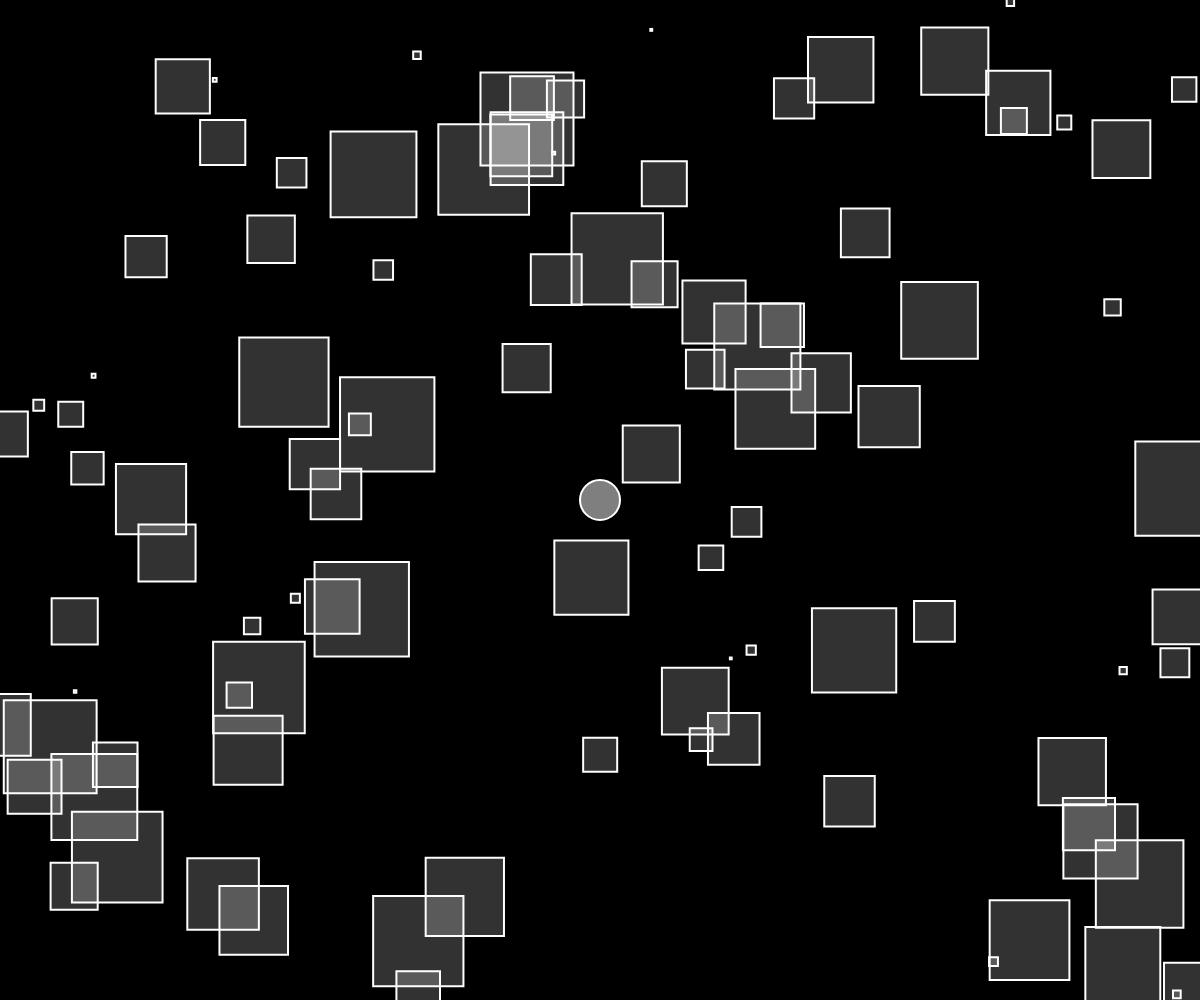
Frame 1 (no input)
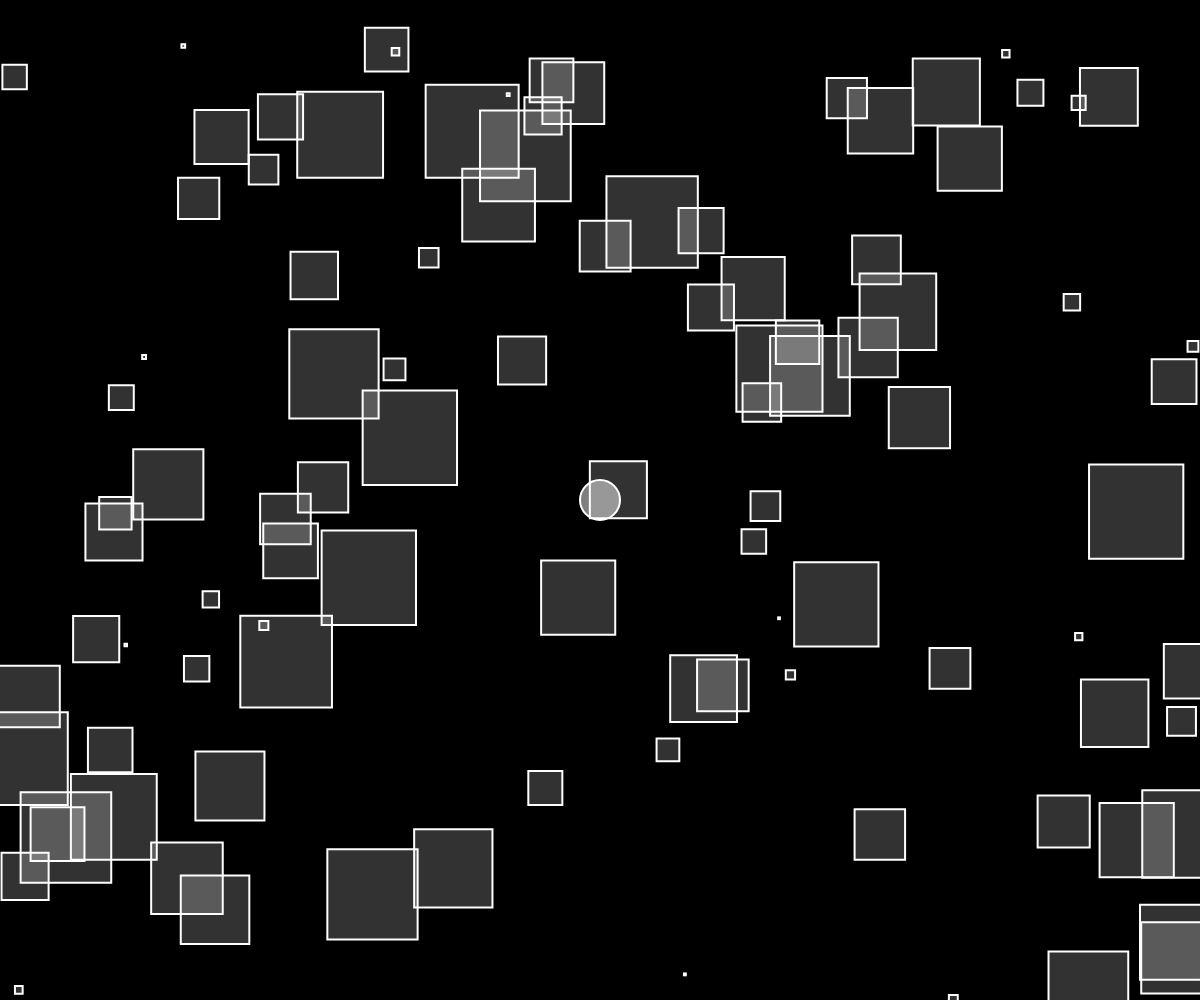
Frame 60 (no input)
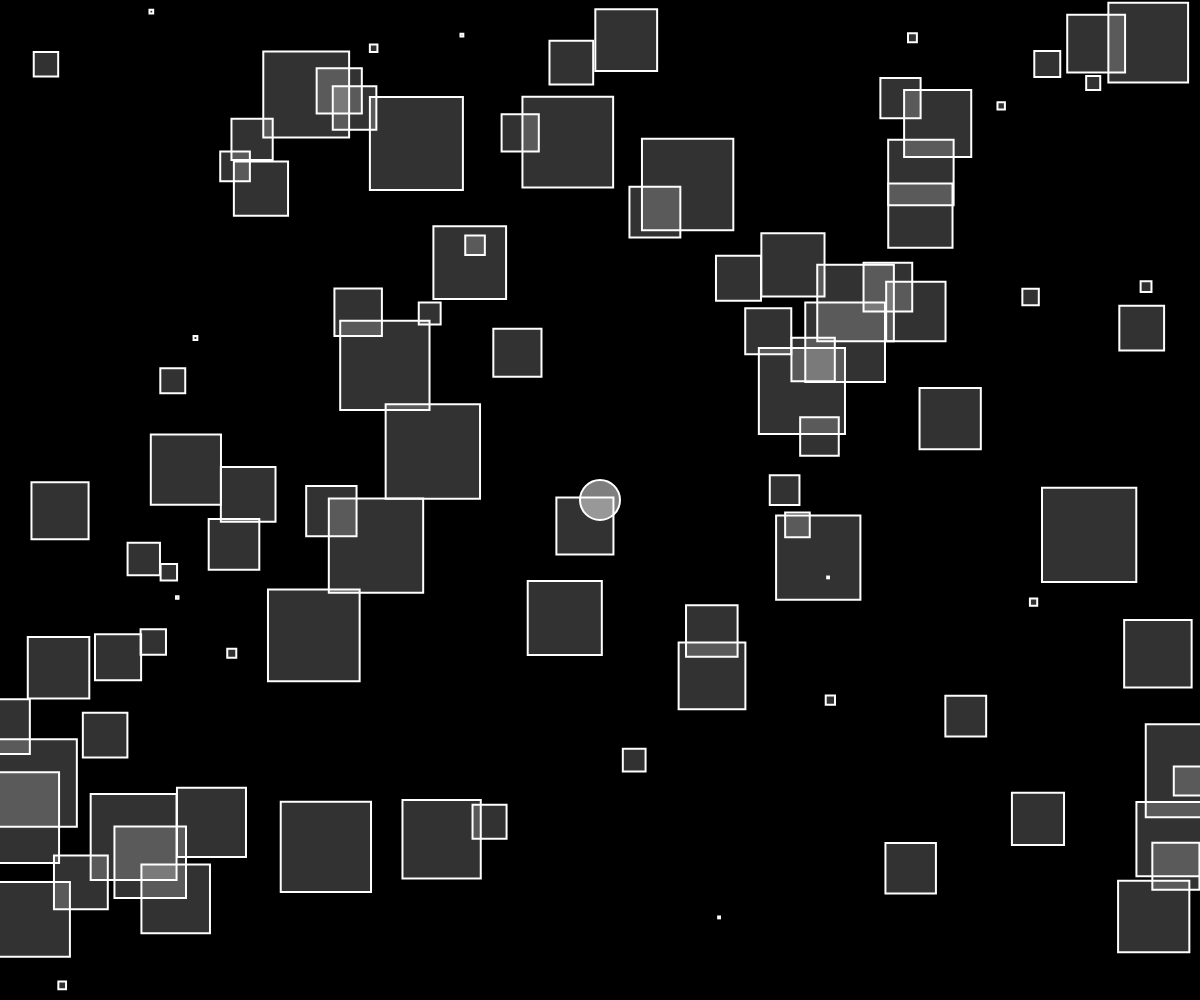
Frame 120 (the mouse pressed at the canvas centre since frame 60)

The p5.js sketch that drew these frames (run headless with seeded random() and noise() and a simulated clock; from frame 60 on, the mouse is pressed at the canvas centre):

// p5.js sketch
// ── sketch.js
// var angle = 0
//   , aVelocity = 0
//   , aAcceleration  = 0.001;
//
//
// function setup() {
//   createCanvas(windowWidth, windowHeight);
// }
//
// function draw() {
//   background(255);
//
//   translate(width/2, height/2);
//   rotate(angle);
//
//   stroke(0);
//   strokeWeight(2);
//   fill(127);
//
//   line(-60, 0, 60, 0);
//   ellipse(60, 0, 16, 16);
//   ellipse(-60, 0, 16, 16);
//
//   angle += aVelocity;
//   aVelocity += aAcceleration;
// }


var movers = [];
var attractor;

function setup() {
  createCanvas(windowWidth, windowHeight);

  for (var i = 0; i < 100; i++) {
    movers.push(new Mover(random(0.1, 6), random(width), random(height)));
  }
  attractor = new Attractor();
}

function draw() {
  background(0);

  attractor.display();

  for (var i = 0; i < movers.length; i++) {
    // var force = attractor.calculateAttraction(movers[i]);
    // movers[i].applyForce(force);

    movers[i].update();
    movers[i].checkEdges();
    movers[i].display();
  }
}

function windowResized() {
  resizeCanvas(windowWidth, windowHeight);
}





// ── attractor.js
var Attractor = function() {
  this.position = createVector(width/2, height/2);
  this.mass = 20;
  this.G = 1;
  
  this.calculateAttraction = function(m) {
    // Calculate direction of force
    var force = p5.Vector.sub(this.position, m.position);
    // Distance between objects
    var distance = force.mag();
    // Limiting the distance to eliminate "extreme" results for very close or very far objects
    distance = constrain(distance, 5, 25);
    // Normalize vector (distance doesn't matter here, we just want this vector for direction)
    force.normalize();
    // Calculate gravitional force magnitude
    var strength = (this.G * this.mass * m.mass) / (distance * distance);
    // Get force vector --> magnitude * direction
    force.mult(strength);
    return force;
  };
  
  this.display = function() {
    ellipseMode(CENTER);
    strokeWeight(2);
    stroke(255);
    fill(127);
    ellipse(this.position.x, this.position.y, this.mass*2, this.mass*2);
  };
};
// ── mover.js
var Mover = function(m, x, y) {
  this.position = createVector(x, y);
  this.mass = m;
  
  this.angle = 0;
  this.aVelocity = 0;
  this.aAcceleration = 0;
  
  this.velocity = createVector(random(-1, 1), random(-1, 1));
  this.acceleration = createVector(0, 0);
  
  this.applyForce = function(force) {
    var f = p5.Vector.div(force, this.mass);
    this.acceleration.add(f);
  };
  
  this.update = function () {
    
    this.velocity.add(this.acceleration);
    this.position.add(this.velocity);
    
    this.aAcceleration = this.acceleration.x / 10.0;
    this.aVelocity += this.aAcceleration;
    this.aVelocity = constrain(this.aVelocity, -0.1, 0.1);
    this.angle += this.aVelocity;
    
    this.acceleration.mult(0);
  };
  
  this.display = function () {
    stroke(255);
    fill(255, 50);
    rectMode(CENTER);
    push();
    translate(this.position.x, this.position.y);
    rotate(this.angle);
    rect(0, 0, this.mass*16, this.mass*16);
    pop();
  };
  
  this.checkEdges = function () {
    if (this.position.x > width) {
      this.position.x = 0;
    } else if (this.position.x < 0) {
      this.position.x = width;
    }
    
    if (this.position.y > height) {
      this.position.y = 0;
    } else if (this.position.y < 0) {
      this.position.y = height;
    }
  };
};
